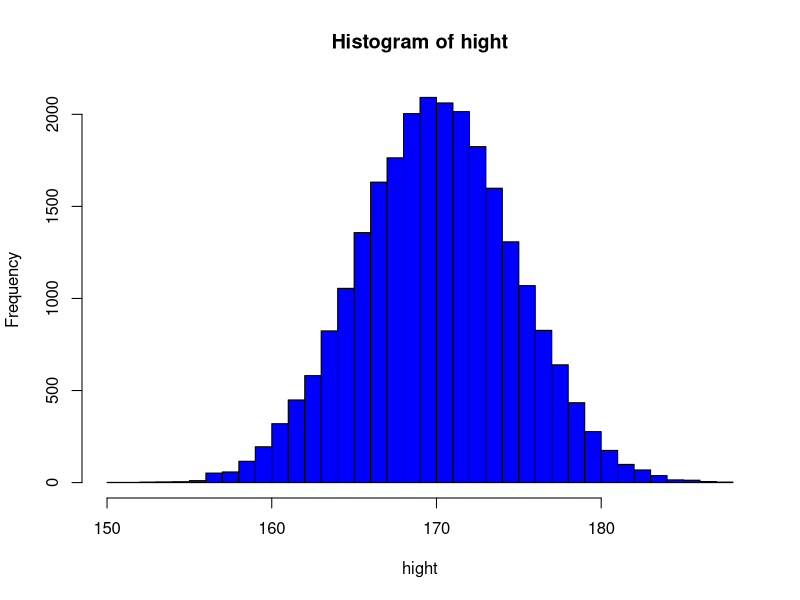
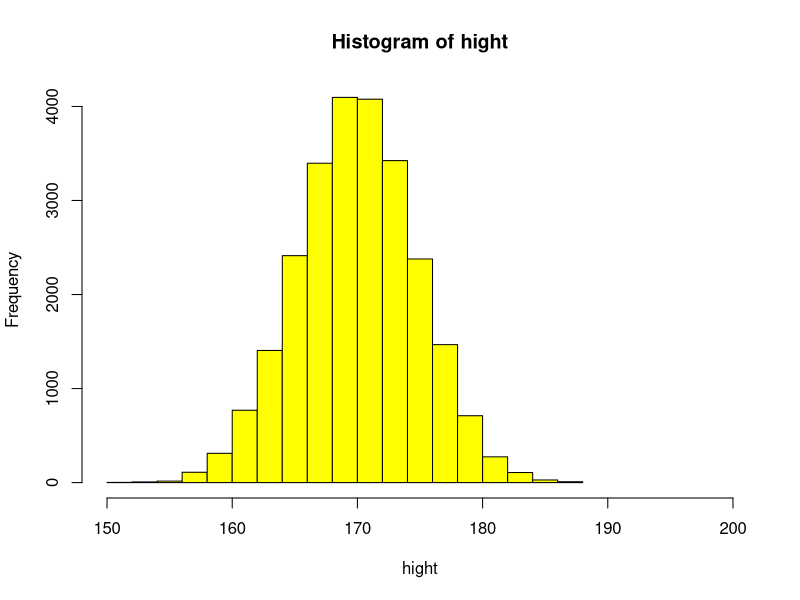
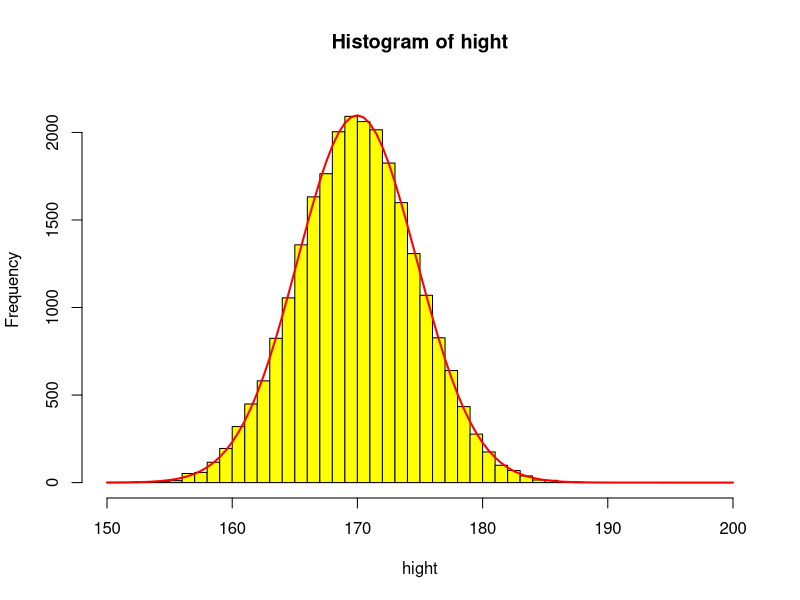
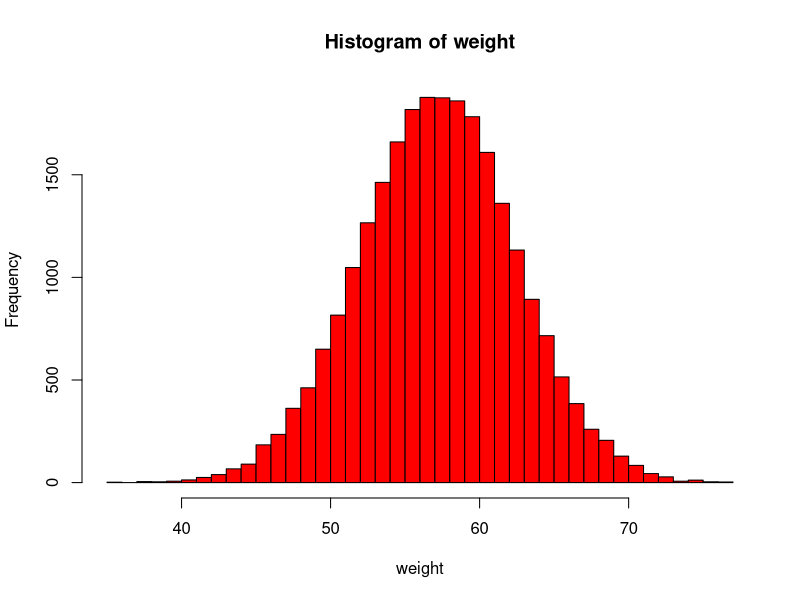
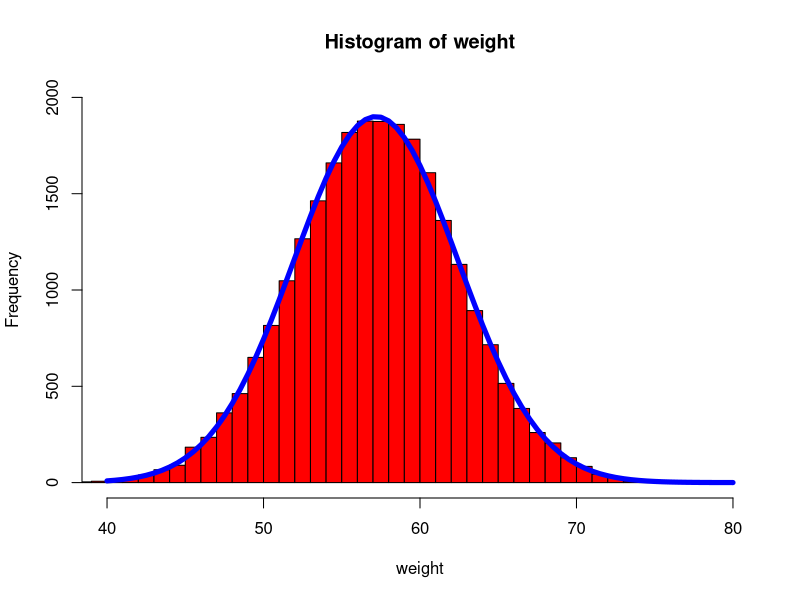
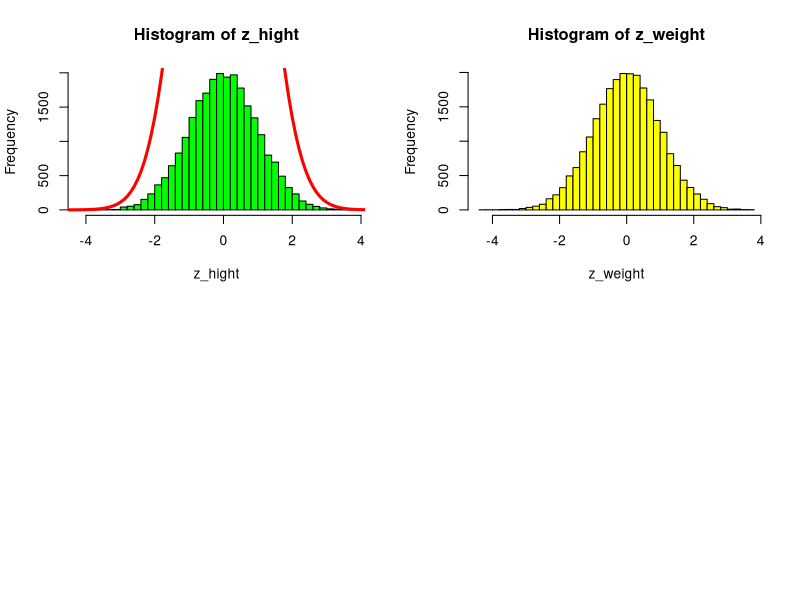
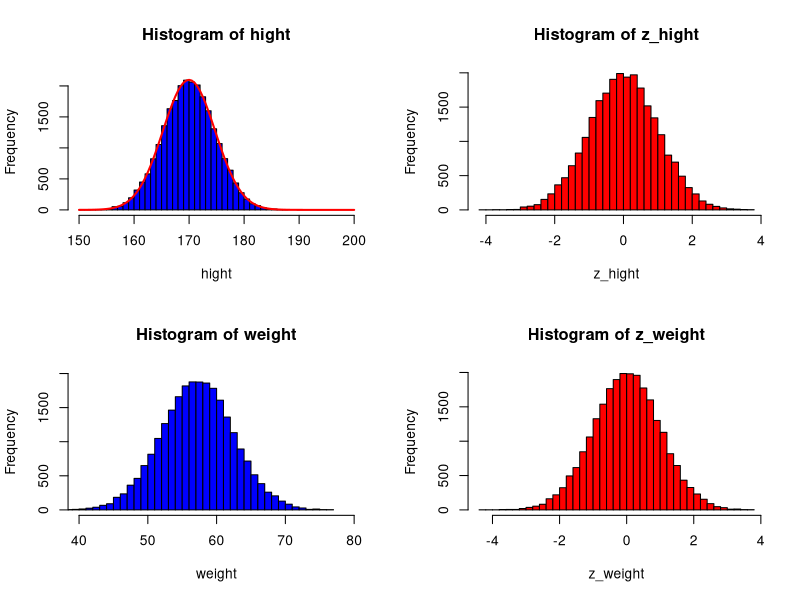

These figures' R source, in order:
setwd("/home/ibab/application/R/datafrm/data")
dat=read.table(file="SOCR_height_weight_data.txt", header=TRUE)
print(colnames(dat))
print(dim(dat))
hight=dat$Height.Inches*2.5
weight=dat$Weight.Pounds*0.45
print(hight)
print(weight)
########hight########################
hist(hight,col="blue",breaks = 30)
hist(hight,col = "yellow",breaks = 25,xlim =c(150,200))
hist(hight,col = "yellow",breaks = 30,xlim =c(150,200),ylim =c(0,2200) )
#for ploting we can use plot, lines, points
x=seq(150,200,0.5)
y=dnorm(x,mean=mean(hight),sd=sd(hight))#gaussin density distribution
yfr=y*nrow(dat)#for frequency dtribution we have to multiply the no of rows with density of data
lines(x,yfr,col="red",lwd=2) #plot with hight
########weight################
hist(weight,col = "red",breaks = 30)
hist(weight,col = "red",breaks = 30,xlim =c(40,80),ylim = c(0,2000))
w=seq(40,80,0.5)
wdens=dnorm(w,mean =mean(weight),sd=sd(weight))
wfr=wdens*nrow(dat)
lines(w,wfr,col="blue",lwd=5)
######## z transform #########
z_hight=(hight-mean(hight))/sd(hight) # since mu and sigma is not avavilable so we take mean for mu and sd for sigma
z_weight=(weight-mean(weight))/sd(weight)
par(mfrow=c(2,2))
hist(z_hight,breaks = 30,col="green")
z_h=seq(-5,5,0.1)
z_hight_dens=dnorm(z_h,mean=0,sd=1)
z_hight_fr=z_hight_dens*nrow(dat)
lines(z_h,z_hight_fr,col="red", lwd=3)
hist(z_weight,breaks = 30,col="yellow")
##############par#################
par(mfrow=c(2,2))
hist(hight,col = "blue",breaks = 30,xlim =c(150,200),ylim =c(0,2200) )
lines(x,yfr,col="red",lwd=2)
hist(z_hight,breaks = 30,col="red")
hist(weight,col = "blue",breaks = 30,xlim =c(40,80),ylim = c(0,2000))
hist(z_weight,breaks = 30,col="red")

